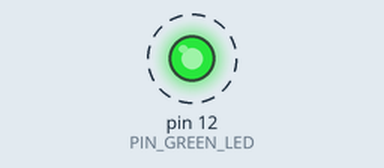
This sketch was run on a simulated Arduino Uno, built with avr-gcc and run on an emulated ATmega328P. On the bench: output pins drawn as LEDs (lit = HIGH). Dashed ring = blinking.

Above: at 0.5 s.
Timing chart, 0 to 4.6 s (numbered marks = the images above):
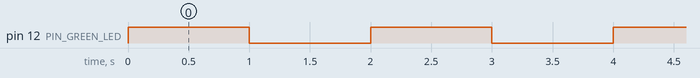

The sketch:

blink.ino
```cpp
/*
* Just blink the Green LED
*/

#define PIN_GREEN_LED	12  // PA10


bool state = false;


void setup () {
	pinMode(PIN_GREEN_LED, OUTPUT);
	digitalWrite(PIN_GREEN_LED, LOW);
};


void loop() {
	if (state) {
		state = false;
	} else {
		state = true;
	};
	digitalWrite(PIN_GREEN_LED, state);
	delay(1000);
};
```

Measured:
- by itself, pin 12 (PIN_GREEN_LED): alternates HIGH for 1.0 s and LOW for 1.0 s
